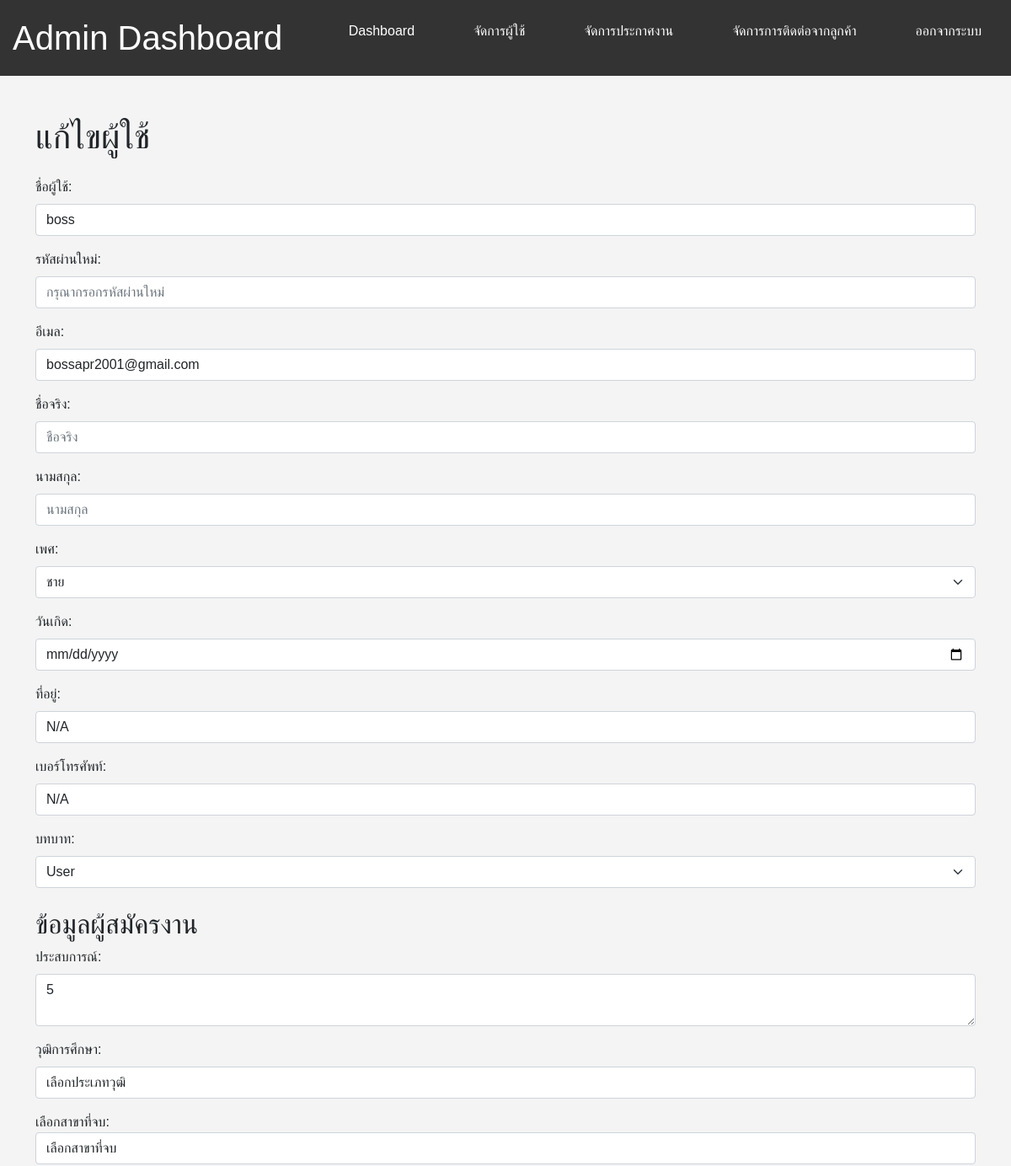
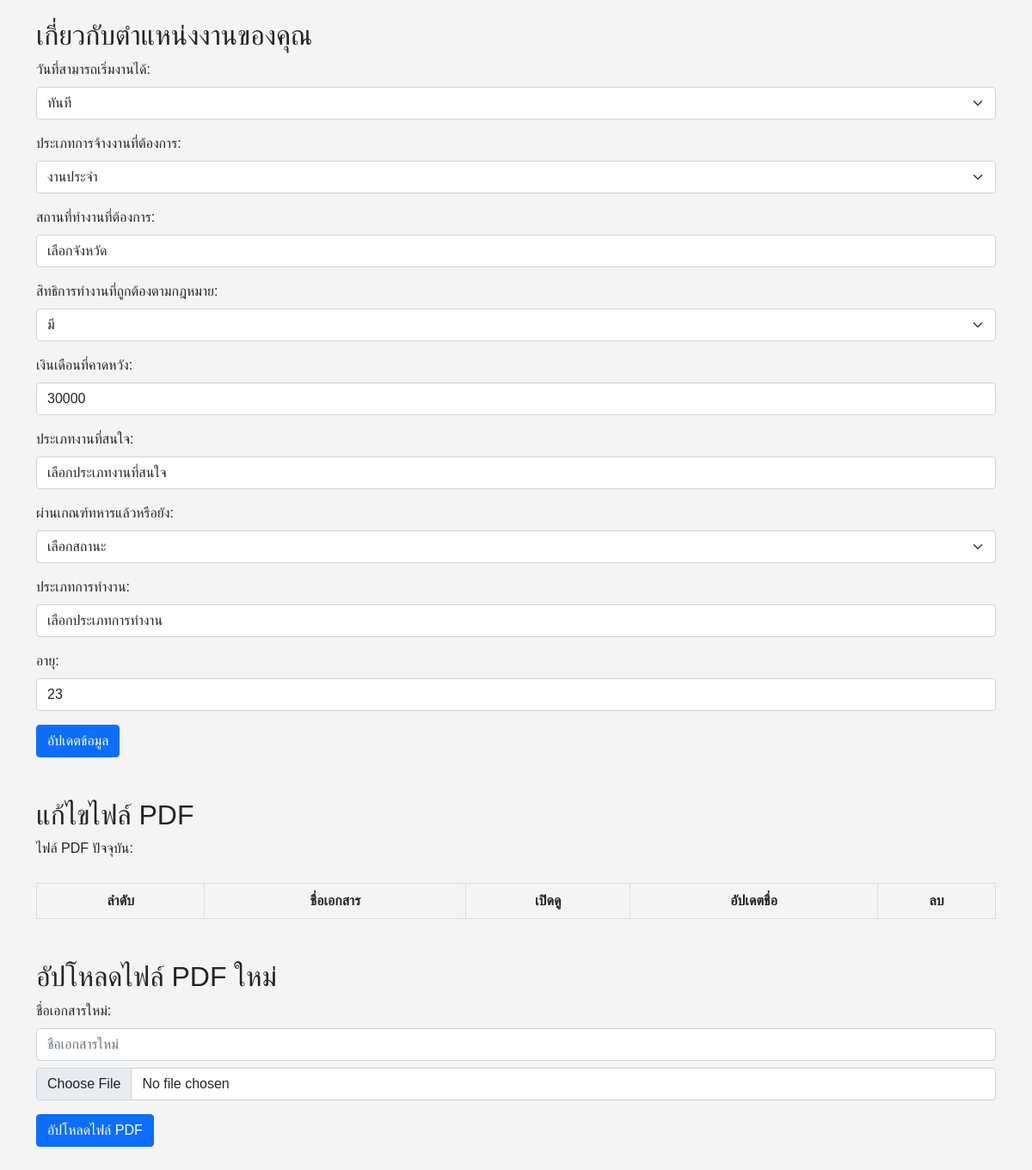
Screenshot of /edit-user.php?id=1 (signed in) with the database file from the repository (2 pictures, top to bottom).
### tables this page shows
CREATE TABLE `applicant` (
  `applicant_id` int(11) NOT NULL,
  `resume` text DEFAULT NULL,
  `account_id` int(11) DEFAULT NULL,
  `sex` int(11) DEFAULT NULL,
  `old` int(11) DEFAULT NULL,
  `qualification` int(11) DEFAULT NULL,
  `course` int(11) DEFAULT NULL,
  `experience` int(11) DEFAULT NULL,
  `start_date` varchar(250) DEFAULT NULL,
  `employment_type` int(250) DEFAULT NULL,
  `preferred_location` int(100) DEFAULT NULL,
  `work_eligibility` varchar(100) DEFAULT NULL,
  `expected_salary` int(11) DEFAULT NULL,
  `salary_type` varchar(100) DEFAULT NULL,
  `interested_job_type` varchar(100) DEFAULT NULL,
  `conscription` varchar(100) DEFAULT NULL,
  `work_type` varchar(100) DEFAULT NULL
);

CREATE TABLE `users_account` (
  `account_id` int(11) NOT NULL,
  `google_id` varchar(255) NOT NULL,
  `account_name` varchar(100) DEFAULT NULL,
  `first_name` varchar(50) DEFAULT NULL,
  `last_name` varchar(50) DEFAULT NULL,
  `account_email` varchar(100) DEFAULT NULL,
  `account_realpassword` text DEFAULT NULL,
  `account_password` text DEFAULT NULL,
  `account_salt` varchar(250) DEFAULT NULL,
  `account_role` varchar(10) DEFAULT NULL,
  `account_images` varchar(100) DEFAULT NULL,
  `account_countlogin` int(1) DEFAULT NULL,
  `account_lock` int(1) DEFAULT NULL,
  `account_ban` datetime DEFAULT NULL,
  `oauth_id` varchar(250) DEFAULT NULL,
  `last_login` datetime DEFAULT NULL,
  `created_at` timestamp NOT NULL DEFAULT current_timestamp() ON UPDATE current_timestamp(),
  `token` varchar(250) DEFAULT NULL,
  `birthday` varchar(100) DEFAULT NULL,
  `gender` varchar(50) DEFAULT NULL,
  `addresses` varchar(255) DEFAULT NULL,
  `phone_numbers` varchar(50) DEFAULT NULL
);

### edit-user.php (the view, shortened to what this page needs)
<?php
require('connectdb.php');
$account_id = $_GET['id'];
$query = "
    SELECT u.*, a.*
    FROM users_account u
    LEFT JOIN applicant a ON u.account_id = a.account_id
    WHERE u.account_id = ?";
$stmt = mysqli_prepare($connect, $query);
mysqli_stmt_bind_param($stmt, "i", $account_id);
mysqli_stmt_execute($stmt);
$result = mysqli_stmt_get_result($stmt);
$user = mysqli_fetch_assoc($result);
?>
<!DOCTYPE html>
<html lang="en">
<head>
    <link href="https://cdn.jsdelivr.net/npm/bootstrap@5.1.1/dist/css/bootstrap.min.css" rel="stylesheet">
    <link rel="stylesheet" href="admin_styles.css">
</head>
<body>
    <header class="admin-header">
        <h1>Admin Dashboard</h1>
        <nav>
            <ul>
                <li><a href="admin.php">Dashboard</a></li>
                <li><a href="manage-users.php">จัดการผู้ใช้</a></li>
                <li><a href="manage-jobs.php">จัดการประกาศงาน</a></li>
                <li><a href="manage-contacts.php">จัดการการติดต่อจากลูกค้า</a></li>
                <li><a href="logout.php">ออกจากระบบ</a></li>
            </ul>
        </nav>
    </header>
    <div class="container mt-5">
        <div class="admin-container">
            <h1 class="mb-4">แก้ไขผู้ใช้</h1>
            <form action="update-user.php" method="POST">
                <div class="mb-3">
                    <label class="form-label">ชื่อผู้ใช้:</label>
                    <input type="text" name="account_name"
                        value="<?php echo htmlspecialchars($user['account_name']); ?>" class="form-control" required>
                </div>
                <div class="mb-3">
                    <label class="form-label">รหัสผ่านใหม่:</label>
                    <input type="password" name="password" class="form-control" placeholder="กรุณากรอกรหัสผ่านใหม่">
                </div>
                <div class="mb-3">
                    <label class="form-label">อีเมล:</label>
                    <input type="email" name="account_email"
                        value="<?php echo htmlspecialchars($user['account_email']); ?>" class="form-control" required>
                </div>
                <div class="mb-3">
                    <label class="form-label">ชื่อจริง:</label>
                    <input type="text" name="first_name" value="<?php echo htmlspecialchars($user['first_name']); ?>"
                        class="form-control" placeholder="ชื่อจริง" required>
                </div>
                <div class="mb-3">
                    <label class="form-label">นามสกุล:</label>
                    <input type="text" name="last_name" value="<?php echo htmlspecialchars($user['last_name']); ?>"
                        class="form-control" placeholder="นามสกุล" required>
                </div>
                <div class="mb-3">
                    <label class="form-label">เพศ:</label>
                    <select name="sex" class="form-select" required>
                        <option value="ชาย" <?php if ($user['sex'] === 'ชาย') echo 'selected'; ?>>ชาย</option>
                    </select>
                </div>
                <div class="mb-3">
                    <label class="form-label">วันเกิด:</label>
                    <input type="date" name="birthday"
                        value="<?php echo isset($user['birthday']) ? htmlspecialchars($user['birthday']) : ''; ?>"
                        class="form-control" required>
                </div>
                <div class="mb-3">
                    <label class="form-label">ที่อยู่:</label>
                    <input type="text" name="addresses"
                        value="<?php echo isset($user['addresses']) ? htmlspecialchars($user['addresses']) : ''; ?>"
                        class="form-control" required>
                </div>
                <div class="mb-3">
                    <label class="form-label">เบอร์โทรศัพท์:</label>
                    <input type="tel" name="phone_numbers"
                        value="<?php echo isset($user['phone_numbers']) ? htmlspecialchars($user['phone_numbers']) : ''; ?>"
                        class="form-control" required>
                </div>
                <div class="mb-3">
                    <label class="form-label">บทบาท:</label>
                    <select name="account_role" class="form-select">
                        <option value="user" <?php if ($user['account_role'] === 'user') echo 'selected'; ?>>User
                        </option>
                    </select>
                </div>
                <h2 class="mt-4">ข้อมูลผู้สมัครงาน</h2>
                <div class="mb-3">
                    <label class="form-label">ประสบการณ์:</label>
                    <textarea name="experience" placeholder="กรุณาใส่ประสบการณ์ทำงานเป็นปี"
                        class="form-control"><?php echo htmlspecialchars($user['experience']); ?></textarea>
                </div>
                <div class="mb-3">
                    <label class="form-label">วุฒิการศึกษา:</label>
                    <select id="qualification" name="qualification"
                        value="<?php echo htmlspecialchars($user['qualification']); ?>" class="form-control">
                        <option value="">เลือกประเภทวุฒิ</option>
                    </select>
                </div>
                <div class="mb-3">
                    <label for="form-label">เลือกสาขาที่จบ:</label>
                    <select id="course" name="course" value="<?php echo htmlspecialchars($user['course']); ?>"
                        class="form-control">
                        <option value="">เลือกสาขาที่จบ</option>
                    </select>
                </div>
                <h2 class="mt-4">เกี่ยวกับตำแหน่งงานของคุณ</h2>
                <div class="mb-3">
                    <label class="form-label">วันที่สามารถเริ่มงานได้:</label>
                    <select name="start_date" class="form-select">
                        <option value="ทันที" <?php if ($user['start_date'] === 'ทันที') echo 'selected'; ?>>ทันที
                        </option>
                    </select>
                </div>
                <div class="mb-3">
                    <label class="form-label">ประเภทการจ้างงานที่ต้องการ:</label>
                    <select name="employment_type" class="form-select">
                        <option value="งานประจำ" <?php if ($user['employment_type'] === '1') echo 'selected'; ?>>
                            งานประจำ</option>
                    </select>
                </div>
                <div class="mb-3">
                    <label class="form-label">สถานที่ทำงานที่ต้องการ:</label>
                    <select id="preferred_location" name="preferred_location" placeholder="จังหวัดที่ต้องการ"
                        class="form-control"
                        value="<?php echo isset($user['preferred_location']) ? htmlspecialchars($user['preferred_location']) : ''; ?>">
                        <option value="">เลือกจังหวัด</option>
                    </select>
                </div>
                <div class="mb-3">
                    <label class="form-label">สิทธิการทำงานที่ถูกต้องตามกฎหมาย:</label>
                    <select name="work_eligibility" class="form-select">
                        <option value="มี"
                            <?php if (isset($user['work_eligibility']) && $user['work_eligibility'] === 'มี') echo 'selected'; ?>>
                            มี</option>
                    </select>
                </div>
                <div class="mb-3">
                    <label class="form-label">เงินเดือนที่คาดหวัง:</label>
                    <input type="number" name="expected_salary"
                        value="<?php echo isset($user['expected_salary']) ? htmlspecialchars($user['expected_salary']) : ''; ?>"
                        class="form-control" placeholder="เงินเดือนที่คาดหวัง">
                </div>
                <div class="mb-3">
                    <label class="form-label">ประเภทงานที่สนใจ:</label>
                    <select id="interested_job_type" name="interested_job_type" class="form-control"
                        value="<?php echo isset($user['interested_job_type']) ? htmlspecialchars($user['interested_job_type']) : ''; ?>">
                        <option value="">เลือกประเภทงานที่สนใจ</option>
                    </select>
                </div>
                <div class="mb-3">
                    <label class="form-label">ผ่านเกณฑ์ทหารแล้วหรือยัง:</label>
                    <select id="conscription" name="conscription" class="form-select">
                        <option value="">เลือกสถานะ</option>
                    </select>
                </div>
                <div class="mb-3">
                    <label class="form-label">ประเภทการทำงาน:</label>
                    <select id="work_type" name="work_type" class="form-control"
                        value="<?php echo isset($user['work_type']) ? htmlspecialchars($user['work_type']) : ''; ?>">
                        <option value="">เลือกประเภทการทำงาน</option>
                    </select>
                </div>
                <div class="mb-3">
                    <label class="form-label">อายุ:</label>
                    <input type="text" name="old"
                        value="<?php echo isset($user['old']) ? htmlspecialchars($user['old']) : ''; ?>"
                        class="form-control" placeholder="กรุณาใส่อายุ">
                </div>
                <button type="submit" class="btn btn-primary">อัปเดตข้อมูล</button>
            </form>
            <h2 class="mt-5">แก้ไขไฟล์ PDF</h2>
            <form action="manage-pdfs.php" method="POST" enctype="multipart/form-data">
                <div class="mb-3">
                    <label class="form-label">ไฟล์ PDF ปัจจุบัน:</label>
                </div>
                <table class="table table-striped table-hover">
                    <thead>
                        <tr>
                            <th>ลำดับ</th>
                            <th>ชื่อเอกสาร</th>
                            <th>เปิดดู</th>
                            <th>อัปเดตชื่อ</th>
                            <th>ลบ</th>
                        </tr>
                    </thead>
                </table>
            </form>
            <h2 class="mt-5">อัปโหลดไฟล์ PDF ใหม่</h2>
            <form action="manage-pdfs.php" method="POST" enctype="multipart/form-data">
                <div class="mb-3">
                    <label class="form-label">ชื่อเอกสารใหม่:</label>
                    <input type="text" name="new_doc_name" placeholder="ชื่อเอกสารใหม่" class="form-control mb-2"
                        required>
                    <input type="file" name="pdf_file" accept="application/pdf" class="form-control" required>
                </div>
                <button type="submit" class="btn btn-primary">อัปโหลดไฟล์ PDF</button>
            </form>
        </div>
    </div>
    <br><br>
</body>
</html>

### admin_styles.css (style rules this page uses)
body { font-family: Arial, sans-serif; background-color: #f4f4f4; }
.admin-container { max-width: 1200px; margin: 0 auto; }
.admin-header { background-color: #333; color: #fff; padding: 15px; display: flex; justify-content: space-between; align-items: center; }
.admin-header h1 { margin: 0; }
.admin-header nav ul { list-style: none; display: flex; gap: 30px; justify-content: flex-start; align-items: center; }
.admin-header nav ul li { display: inline-block; }
.admin-header nav ul li a { color: #fff; text-decoration: none; padding: 10px 20px; display: block; text-align: center; }
button { background-color: #4CAF50; color: white; padding: 10px 20px; border: none; cursor: pointer; }
table { width: 100%; border-collapse: collapse; margin-top: 20px; }
table, th, td { border: 1px solid #ddd; padding: 8px; }
th { background-color: #f2f2f2; text-align: left; }
th, td { text-align: center; }

### rows the page displays
applicant: account_name "boss", account_email "bossapr2001@gmail.com", addresses "N/A", phone_numbers "N/A", experience "5", expected_salary "30000", old "23"
users_account: account_role "User"
